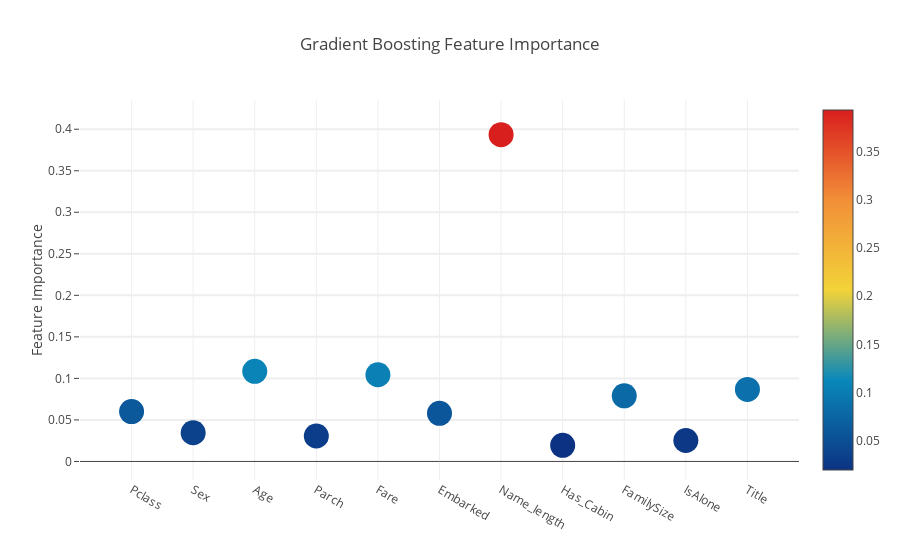

The code cell stored with this chart in its notebook:
### Code cell
# Scatter plot 
trace = go.Scatter(
    y = feature_dataframe['Gradient Boost feature importances'].values,
    x = feature_dataframe['features'].values,
    mode='markers',
    marker=dict(
        sizemode = 'diameter',
        sizeref = 1,
        size = 25,
#       size= feature_dataframe['AdaBoost feature importances'].values,
        #color = np.random.randn(500), #set color equal to a variable
        color = feature_dataframe['Gradient Boost feature importances'].values,
        colorscale='Portland',
        showscale=True
    ),
    text = feature_dataframe['features'].values
)
data = [trace]



layout= go.Layout(
    autosize= True,
    title= 'Gradient Boosting Feature Importance',
    hovermode= 'closest',
#     xaxis= dict(
#         title= 'Pop',
#         ticklen= 5,
#         zeroline= False,
#         gridwidth= 2,
#     ),
    yaxis=dict(
        title= 'Feature Importance',
        ticklen= 5,
        gridwidth= 2
    ),
    showlegend= False
)

fig = go.Figure(data=data, layout=layout)
py.iplot(fig,filename='scatter2010')

### Figure 1 — Plotly figure (JSON) as saved in the notebook; plotly's stock layout.template omitted (floating-point values rounded to 4 significant figures)
{"data": [{"marker": {"color": [0.06006, 0.03457, 0.1085, 0.03063, 0.1044, 0.05793, 0.3935, 0.01937, 0.07901, 0.02527, 0.08674], "colorscale": "Portland", "showscale": true, "size": 25, "sizemode": "diameter", "sizeref": 1}, "mode": "markers", "text": ["Pclass", "Sex", "Age", "Parch", "Fare", "Embarked", "Name_length", "Has_Cabin", "FamilySize", "IsAlone", "Title"], "type": "scatter", "x": ["Pclass", "Sex", "Age", "Parch", "Fare", "Embarked", "Name_length", "Has_Cabin", "FamilySize", "IsAlone", "Title"], "y": [0.06006, 0.03457, 0.1085, 0.03063, 0.1044, 0.05793, 0.3935, 0.01937, 0.07901, 0.02527, 0.08674]}], "layout": {"autosize": true, "hovermode": "closest", "showlegend": false, "title": "Gradient Boosting Feature Importance", "yaxis": {"gridwidth": 2, "ticklen": 5, "title": "Feature Importance"}}}
